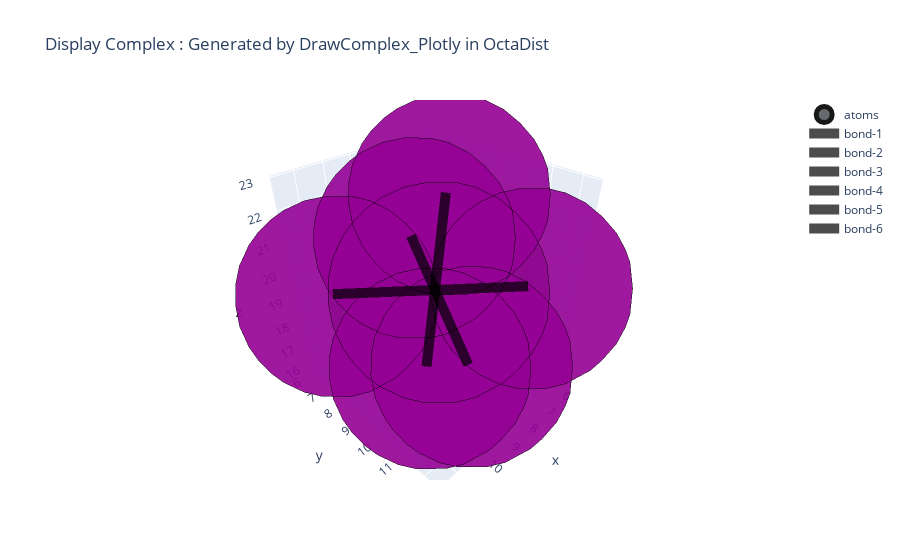

This figure's notebook cell:
### Code cell
# Lets see how to use the octa_dict:
# For the first octahedra can be accesed with the indx of the prop_df
atom = octa_dict[34]['atom'] # atoms are stored in atoms
coord = octa_dict[34]['coord'] # coord are stored in coord
test = oc.src.draw.DrawComplex_Plotly(atom=atom, coord=coord, cutoff_global=3.5)
test.add_atom()
test.add_bond()
test.show_plot()

### Figure 1 — Plotly figure (JSON) as saved in the notebook; plotly's stock layout.template omitted (floating-point values rounded to 4 significant figures)
{"data": [{"marker": {"color": ["#575961", "#940094", "#940094", "#940094", "#940094", "#940094", "#940094"], "colorscale": [[0, "#440154"], [0.1111, "#482878"], [0.2222, "#3e4989"], [0.3333, "#31688e"], [0.4444, "#26828e"], [0.5556, "#1f9e89"], [0.6667, "#35b779"], [0.7778, "#6ece58"], [0.8889, "#b5de2b"], [1, "#fde725"]], "line": {"color": "rgb(0,0,0)", "width": 10}, "opacity": 0.9, "size": [154.0, 140.0, 140.0, 140.0, 140.0, 140.0, 140.0]}, "mode": "markers", "name": "atoms", "type": "scatter3d", "x": [8.557, 11.26, 10.13, 8.234, 8.88, 5.852, 6.983], "y": [9.25, 7.467, 12.09, 9.367, 9.134, 11.03, 6.409], "z": [19.3, 19.59, 19.02, 22.54, 16.06, 19.02, 19.59]}, {"line": {"color": "black", "width": 20}, "mode": "lines", "name": "bond-1", "opacity": 0.7, "type": "scatter3d", "x": [8.557, 11.26], "y": [9.25, 7.467], "z": [19.3, 19.59]}, {"line": {"color": "black", "width": 20}, "mode": "lines", "name": "bond-2", "opacity": 0.7, "type": "scatter3d", "x": [8.557, 10.13], "y": [9.25, 12.09], "z": [19.3, 19.02]}, {"line": {"color": "black", "width": 20}, "mode": "lines", "name": "bond-3", "opacity": 0.7, "type": "scatter3d", "x": [8.557, 8.234], "y": [9.25, 9.367], "z": [19.3, 22.54]}, {"line": {"color": "black", "width": 20}, "mode": "lines", "name": "bond-4", "opacity": 0.7, "type": "scatter3d", "x": [8.557, 8.88], "y": [9.25, 9.134], "z": [19.3, 16.06]}, {"line": {"color": "black", "width": 20}, "mode": "lines", "name": "bond-5", "opacity": 0.7, "type": "scatter3d", "x": [8.557, 5.852], "y": [9.25, 11.03], "z": [19.3, 19.02]}, {"line": {"color": "black", "width": 20}, "mode": "lines", "name": "bond-6", "opacity": 0.7, "type": "scatter3d", "x": [8.557, 6.983], "y": [9.25, 6.409], "z": [19.3, 19.59]}], "layout": {"scene": {"xaxis": {"range": [5.352, 11.76]}, "yaxis": {"range": [5.909, 12.59]}, "zaxis": {"range": [15.56, 23.04]}}, "title": {"text": "Display Complex : Generated by DrawComplex_Plotly in OctaDist"}}}
